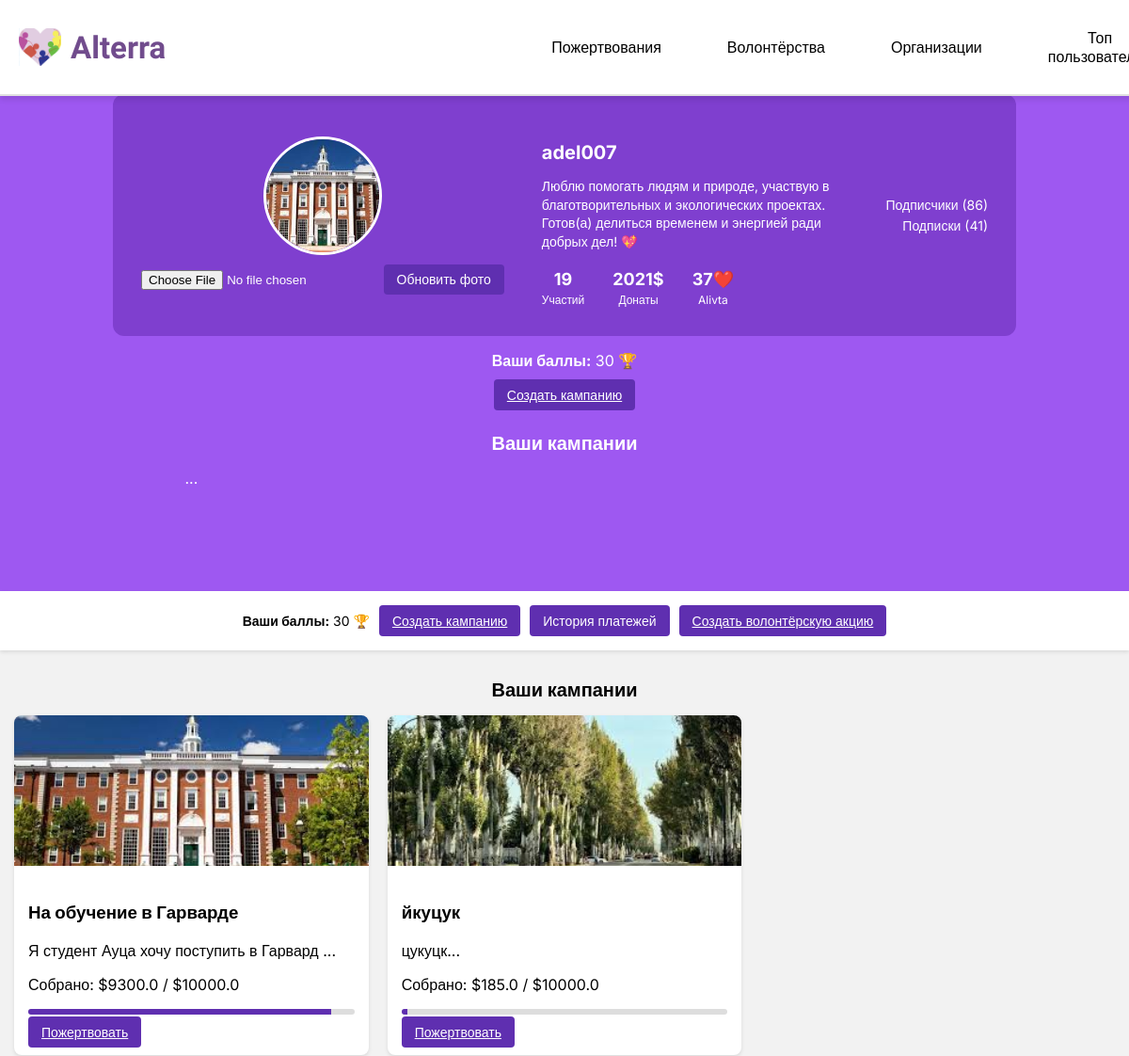
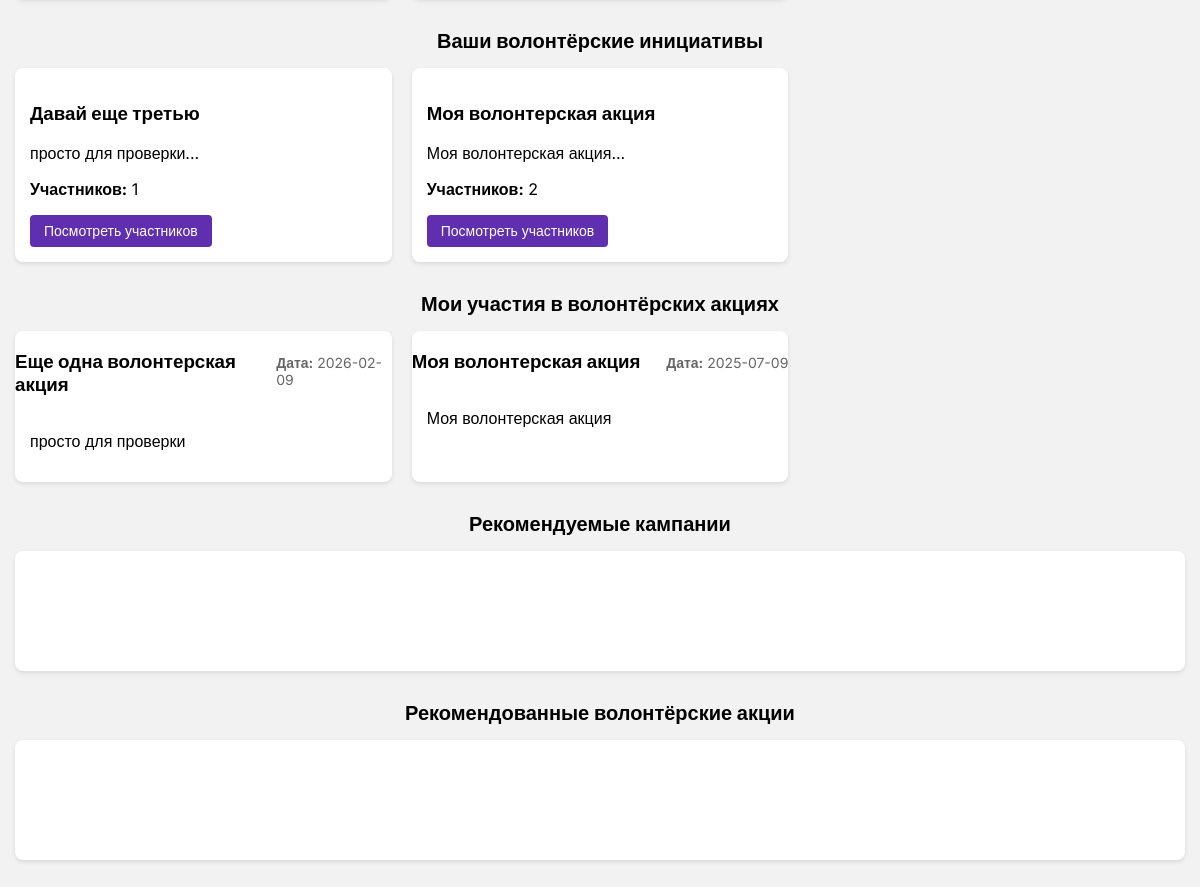
Page /profile (signed in) on the committed database (2 pictures, top to bottom).
### tables this page shows
CREATE TABLE users (
            id INTEGER PRIMARY KEY AUTOINCREMENT,
            username TEXT NOT NULL UNIQUE,
            password TEXT NOT NULL
        , avatar TEXT, stripe_customer_id TEXT, email TEXT, points INTEGER DEFAULT 0, blocked INTEGER DEFAULT 0);

CREATE TABLE campaigns (
    id INTEGER PRIMARY KEY AUTOINCREMENT,
    title TEXT NOT NULL,
    description TEXT NOT NULL,
    image_url TEXT,
    goal REAL NOT NULL,
    collected REAL NOT NULL DEFAULT 0,
    days_left INTEGER NOT NULL
, user_id INTEGER, payment_details TEXT);

CREATE TABLE volunteering_opportunities (
            id INTEGER PRIMARY KEY AUTOINCREMENT,
            title TEXT NOT NULL,
            description TEXT NOT NULL,
            date TEXT NOT NULL,
            image_url TEXT NOT NULL,
            button_text TEXT NOT NULL
        , user_id INTEGER, status TEXT DEFAULT 'active');

### app.py (the view)
@app.route('/profile')
def profile():
    if not session.get('user_id'):
        flash('Сначала войдите в систему!', 'danger')
        return redirect(url_for('login'))
    conn = get_db_connection()
    user_id = session['user_id']
    user = conn.execute("SELECT * FROM users WHERE id = ?", (user_id,)).fetchone()
    campaigns = conn.execute(
        "SELECT * FROM campaigns WHERE user_id = ?", (user_id,)
    ).fetchall()
    user_opportunities = conn.execute(
        """SELECT v.*,
        (SELECT COUNT(*) FROM volunteer_participants WHERE opportunity_id = v.id) AS participant_count
        FROM volunteering_opportunities v WHERE v.user_id = ?""",
        (user_id,)
    ).fetchall()
    user_opportunities = [dict(row) for row in user_opportunities]
    for opportunity in user_opportunities:
        participants = conn.execute("""
            SELECT u.id AS user_id, u.username, vp.status
            FROM volunteer_participants vp
            JOIN users u ON vp.user_id = u.id
            WHERE vp.opportunity_id = ?
        """, (opportunity['id'],)).fetchall()
        opportunity['participants'] = [dict(participant) for participant in participants] if participants else []
    participated_campaigns = conn.execute("""
        SELECT c.* FROM donations d
        JOIN campaigns c ON d.campaign_id = c.id
        WHERE d.user_id = ?
        GROUP BY c.id
    """, (user_id,)).fetchall()
    participated_opportunities = conn.execute("""
        SELECT DISTINCT v.*
        FROM volunteer_participants vp
        JOIN volunteering_opportunities v ON vp.opportunity_id = v.id
        WHERE vp.user_id = ? AND vp.status = 'confirmed'
    """, (user_id,)).fetchall()
    volunteer_initiatives = conn.execute(
        """SELECT v.*,
        (SELECT COUNT(*) FROM volunteer_participants WHERE opportunity_id = v.id) AS participant_count
        FROM volunteering_opportunities v WHERE v.user_id = ?""",
        (user_id,)
    ).fetchall()
    volunteer_initiatives = [dict(row) for row in volunteer_initiatives]
    donations = conn.execute("""
        SELECT d.amount, d.message, d.created_at, c.title
        FROM donations d
        JOIN campaigns c ON d.campaign_id = c.id
        WHERE d.user_id = ?
        ORDER BY d.created_at DESC
    """, (user_id,)).fetchall()
    conn.close()
    return render_template(
        'profile.html',
        user=user,
        campaigns=campaigns,
        user_opportunities=user_opportunities,
        volunteer_initiatives=volunteer_initiatives,
        participated_campaigns=participated_campaigns,  # ✅ Добавили кампании, где user участвует
        participated_opportunities=participated_opportunities,  # ✅ Добавили акции, где user участвует
        donations = donations
    )

### app.py (called while the page is built)
def get_db_connection():
    conn = sqlite3.connect(DATABASE)
    conn.row_factory = sqlite3.Row
    return conn

### templates/profile.html (shortened to what this page needs)
<!DOCTYPE html>
<html lang="ru">
<head>
    <link rel="stylesheet" href="/static/css/profile.css">
</head>
<body>
    {% include 'header.html' %}
    <div class="profile-container">
        <div class="profile-header-row">
            <div class="profile-avatar-container">
                <img src="{{ user.avatar if user.avatar else '/static/images/default_avatar.png' }}"
                     class="profile-avatar"
                     alt="Аватар">
                <form action="{{ url_for('update_avatar') }}" method="POST" enctype="multipart/form-data">
                    <input type="file" name="avatar" accept=".png, .jpg, .jpeg, .gif" required>
                    <button type="submit" class="btn">Обновить фото</button>
                </form>
            </div>
            <div class="profile-info">
                <p class="username"><strong>{{ user.username }}</strong></p>
                <p class="user-description">
                    Люблю помогать людям и природе, участвую в благотворительных и экологических проектах.
                    Готов(а) делиться временем и энергией ради добрых дел! 💖
                </p>
                <div class="stats-row">
                    <div class="stat-box">
                        <span class="stat-value">19</span>
                        <span class="stat-label">Участий</span>
                    </div>
                    <div class="stat-box">
                        <span class="stat-value">2021$</span>
                        <span class="stat-label">Донаты</span>
                    </div>
                    <div class="stat-box">
                        <span class="stat-value">37❤️</span>
                        <span class="stat-label">Alivta</span>
                    </div>
                </div>
            </div>
            <div class="follow-info">
                <p>Подписчики (86)</p>
                <p>Подписки (41)</p>
            </div>
        </div>
        <p><strong>Ваши баллы:</strong> {{ user.points if user.points else 0 }} 🏆</p>
        <a href="{{ url_for('create_campaign') }}" class="btn">Создать кампанию</a>
        <h2>Ваши кампании</h2>
        {% if campaigns %}
            <div class="campaign-container">
                ...
            </div>
        {% else %}
            <p>Вы ещё не создали ни одной кампании.</p>
        {% endif %}
    </div>
    <div class="profile-actions">
        <p><strong>Ваши баллы:</strong> {{ user.points if user.points else 0 }} 🏆</p>
        <a href="{{ url_for('create_campaign') }}" class="btn">Создать кампанию</a>
        <button class="btn" onclick="openPaymentsModal()">История платежей</button>
        <a href="{{ url_for('create_volunteering') }}" class="btn create-btn">Создать волонтёрскую акцию</a>
    </div>
    <h2>Ваши кампании</h2>
    {% if campaigns %}
        <div class="campaign-container">
            {% for campaign in campaigns %}
            <div class="campaign-card">
                <img src="{{ campaign.image_url }}" alt="{{ campaign.title }}" class="campaign-image">
                <div class="campaign-content">
                    <h3>{{ campaign.title }}</h3>
                    <p>{{ campaign.description[:100] }}...</p>
                    <p>Собрано: ${{ campaign.collected }} / ${{ campaign.goal }}</p>
                    <div class="progress-bar">
                        <div style="width: {{ (campaign.collected / campaign.goal) * 100 }}%;"></div>
                    </div>
                    <a href="{{ url_for('donate', campaign_id=campaign['id']) }}" class="btn">Пожертвовать</a>
                </div>
            </div>
            {% endfor %}
        </div>
    {% else %}
        <div class="no-campaigns">
            <p>Вы ещё не создали ни одной кампании.</p>
        </div>
    {% endif %}
    <h2>Ваши волонтёрские инициативы</h2>
    {% if volunteer_initiatives %}
        <div class="volunteer-grid">
            {% for initiative in volunteer_initiatives %}
            <div class="volunteer-card">
                <div class="volunteer-content">
                    <h3>{{ initiative.title }}</h3>
                    <p>{{ initiative.description[:120] }}...</p>
                    <p><strong>Участников:</strong> {{ initiative.participant_count }}</p>
                    <button class="btn view-participants" onclick="openParticipantsModal({{ initiative.id }})">
                        Посмотреть участников
                    </button>
                </div>
            </div>
            {% endfor %}
        </div>
    {% else %}
        <div class="no-volunteer-projects">
            <p>Вы ещё не создали ни одной волонтёрской инициативы.</p>
        </div>
    {% endif %}
    <h2>Мои участия в волонтёрских акциях</h2>
    {% if participated_opportunities %}
        <div class="volunteering-block">
            {% for opportunity in participated_opportunities %}
            <div class="volunteer-card">
                <div class="volunteer-header">
                    <h3>{{ opportunity.title }}</h3>
                    <p class="volunteer-date"><strong>Дата:</strong> {{ opportunity.date }}</p>
                </div>
                <p style="padding: 0 15px 15px;">{{ opportunity.description }}</p>
            </div>
            {% endfor %}
        </div>
    {% else %}
        <div class="no-opportunities">
            <p>Вы пока не участвовали в волонтёрских акциях.</p>
        </div>
    {% endif %}
    <h2>Рекомендуемые кампании</h2>
    <div id="recommended-campaigns">
    </div>
    <h2>Рекомендованные волонтёрские акции</h2>
    <div id="recommended-volunteering">
    </div>
</body>
</html>

### templates/header.html (shortened to what this page needs)
<header class="header">
    <div class="header-container">
        <div class="logo">
            <img src="/static/images/logo.png" alt="Alterra" class="logo-img">
            <span class="logo-text">Alterra</span>
        </div>
        <nav class="nav">
            <a href="{{ url_for('home') }}" class="{% if request.endpoint == 'home' %}active{% endif %}">Пожертвования</a>
            <a href="{{ url_for('volunteering') }}" class="{% if request.endpoint == 'volunteering' %}active{% endif %}">Волонтёрства</a>
            <a href="{{ url_for('organizations') }}" class="{% if request.endpoint == 'organizations' %}active{% endif %}">Организации</a>
            <a href="{{url_for('leaderboard')}}" class="{% if request.endpoint == 'leaderboard' %}active{% endif %}">Топ пользователей</a>
        </nav>
    </div>
</header>

### static/css/profile.css (style rules this page uses)
body { margin: 0; font-family: "Inter", sans-serif; background-color: #f2f2f2; }
.btn { cursor: pointer; background-color: #5f2fb0; color: #fff; border: none; padding: 8px 14px; border-radius: 4px; font-size: 14px; transition: background-color 0.3s ease; }
.profile-container { background-color: #9E58F1; padding: 100px 0; color: #fff; text-align: center; }
.profile-header-row { max-width: 900px; margin: 0 auto; display: flex; align-items: center; justify-content: space-around; gap: 20px; background: #7F3FCF; border-radius: 12px; padding: 30px; }
.profile-avatar-container { display: flex; flex-direction: column; align-items: center; margin-right: 20px; }
.profile-avatar { width: 120px; height: 120px; object-fit: cover; border-radius: 50%; border: 3px solid #fff; margin-bottom: 10px; }
.profile-info { flex: 1; text-align: left; }
.username { font-size: 20px; margin-bottom: 10px; }
.user-description { font-size: 14px; line-height: 1.4em; margin-bottom: 20px; }
.stats-row { display: flex; gap: 30px; }
.stat-box { text-align: center; }
.stat-value { display: block; font-size: 18px; font-weight: bold; }
.stat-label { font-size: 12px; }
.follow-info { text-align: right; }
.follow-info p { margin: 5px 0; font-size: 14px; }
.profile-actions { display: flex; flex-wrap: wrap; gap: 10px; justify-content: center; background-color: #fff; padding: 15px 10px; margin-top: -20px; box-shadow: 0 2px 4px rgba(0,0,0,0.1); }
.profile-actions p { margin: 0; font-size: 14px; align-self: center; }
h2 { margin: 30px 0 15px; font-size: 20px; text-align: center; }
.campaign-container { display: grid; grid-template-columns: repeat(auto-fill, minmax(280px, 1fr)); gap: 20px; padding: 0 15px; margin-bottom: 30px; }
.campaign-card { background-color: #fff; border-radius: 8px; overflow: hidden; box-shadow: 0 2px 4px rgba(0,0,0,0.1); }
.campaign-image { width: 100%; height: 160px; object-fit: cover; }
.campaign-content { padding: 15px; }
.progress-bar { background-color: #ddd; height: 6px; border-radius: 3px; margin: 8px 0; overflow: hidden; }
.progress-bar div { background-color: #5f2fb0; height: 100%; }
.volunteer-grid { display: grid; grid-template-columns: repeat(auto-fill, minmax(280px, 1fr)); gap: 20px; padding: 0 15px; margin-bottom: 30px; }
.volunteer-card { background-color: #fff; border-radius: 8px; overflow: hidden; box-shadow: 0 2px 4px rgba(0,0,0,0.1); }
.volunteer-content { padding: 15px; }
.volunteering-block { display: grid; grid-template-columns: repeat(auto-fill, minmax(280px, 1fr)); gap: 20px; padding: 0 15px; margin-bottom: 30px; }
.volunteer-header { display: flex; justify-content: space-between; align-items: baseline; }
.volunteer-date { font-size: 14px; color: #666; }
#recommended-campaigns, #recommended-volunteering { margin: 0 15px 30px; background-color: #fff; border-radius: 8px; padding: 20px; min-height: 80px; box-shadow: 0 2px 4px rgba(0,0,0,0.1); }
.header { background-color: #fff; border-bottom: 2px solid #e0e0e0; padding: 10px 20px; display: flex; justify-content: center; align-items: center; position: fixed; top: 0; width: 100%; z-index: 1000; box-shadow: 0 4px 6px rgba(0, 0, 0, 0.1); }
.header-container { width: 100%; max-width: 1200px; display: flex; justify-content: space-between; align-items: center; }
.logo { display: flex; align-items: center; }
.logo-img { width: 45px; height: 40px; margin-right: 10px; }
.logo-text { font-size: 33px; line-height: 45px; font-weight: 700; color: #714C8D; font-family: 'Iowan Old Style', serif; }
.nav { display: flex; gap: 50px; margin-left: 450px; }
.nav a { text-decoration: none; color: #000; padding: 5px 10px; border-radius: 5px; transition: background-color 0.3s; }
.logo { font-size: 24px; font-weight: bold; color: #6a1b9a; }

### rows in the picture
users: username "adel007", points "30"
campaigns: image_url (picture), title "На обучение в Гарварде", description "Я студент Ауца хочу поступить в Гарвард", collected "9300.0", goal "10000.0"
campaigns: image_url (picture), title "йкуцук", description "цукуцк", collected "185.0", goal "10000.0"
volunteering_opportunities: title "Давай еще третью", description "просто для проверки", participant_count "1"
volunteering_opportunities: title "Моя волонтерская акция", description "Моя волонтерская акция", participant_count "2", date "2025-07-09"
volunteering_opportunities: title "Еще одна волонтерская акция", date "2026-02-09", description "просто для проверки"
